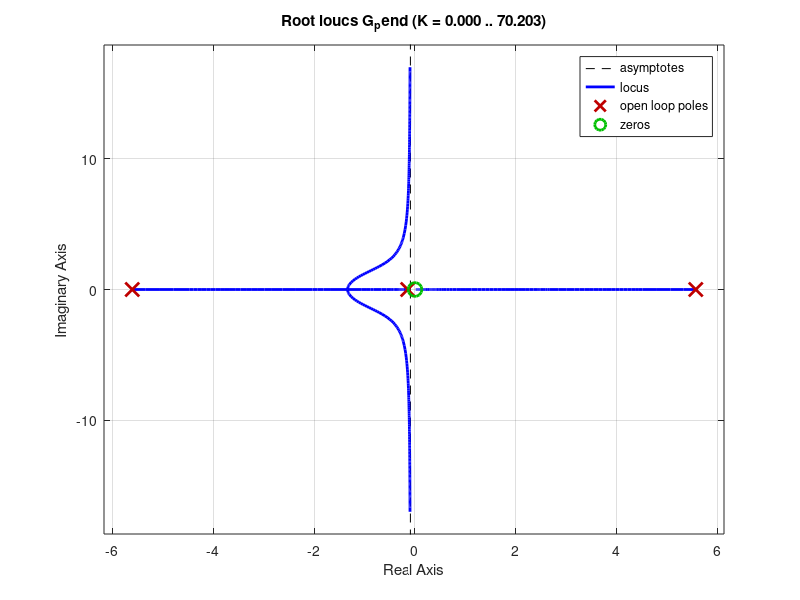

This figure's MATLAB source:
clc
clear
close all

s = tf('s');
M = 0.5;
m = 0.2;
b = 0.1;
J = 0.006;
g = 9.8;
l = 0.3;
q = (M + m) * (J + m * l^2)-(m * l)^2;

G_pend = (m*l*s/q)/(s^3 + (b*(J + m*l^2))*s^2/q - ((M + m)*m*g*l)*s/q - b*m*g*l/q);
rlocus(G_pend);